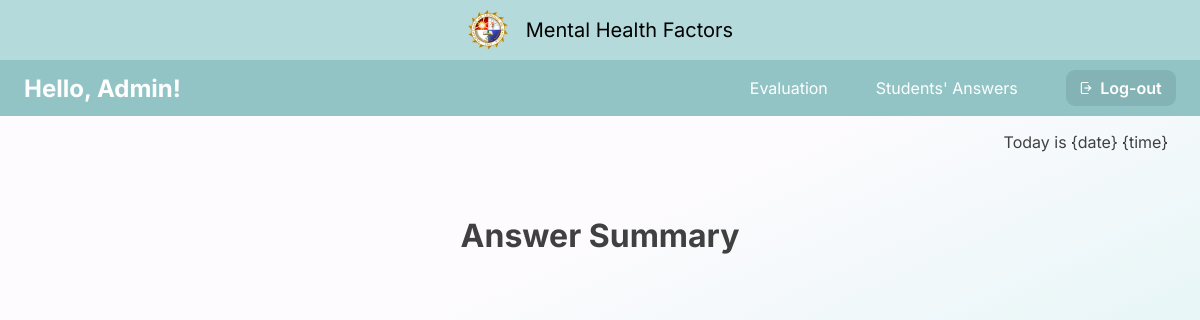
The page /student_answer/26 on the database as committed earlier.
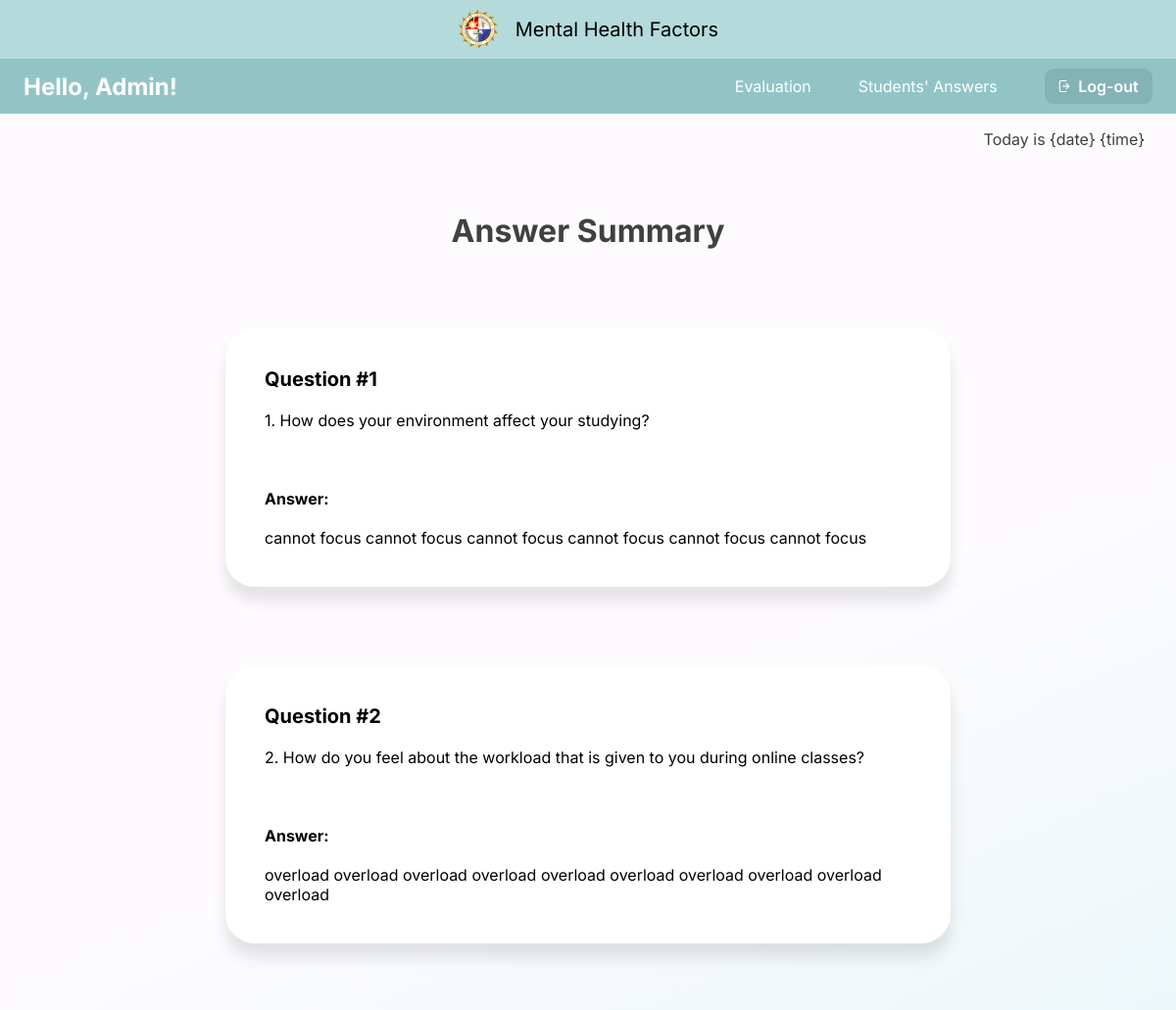
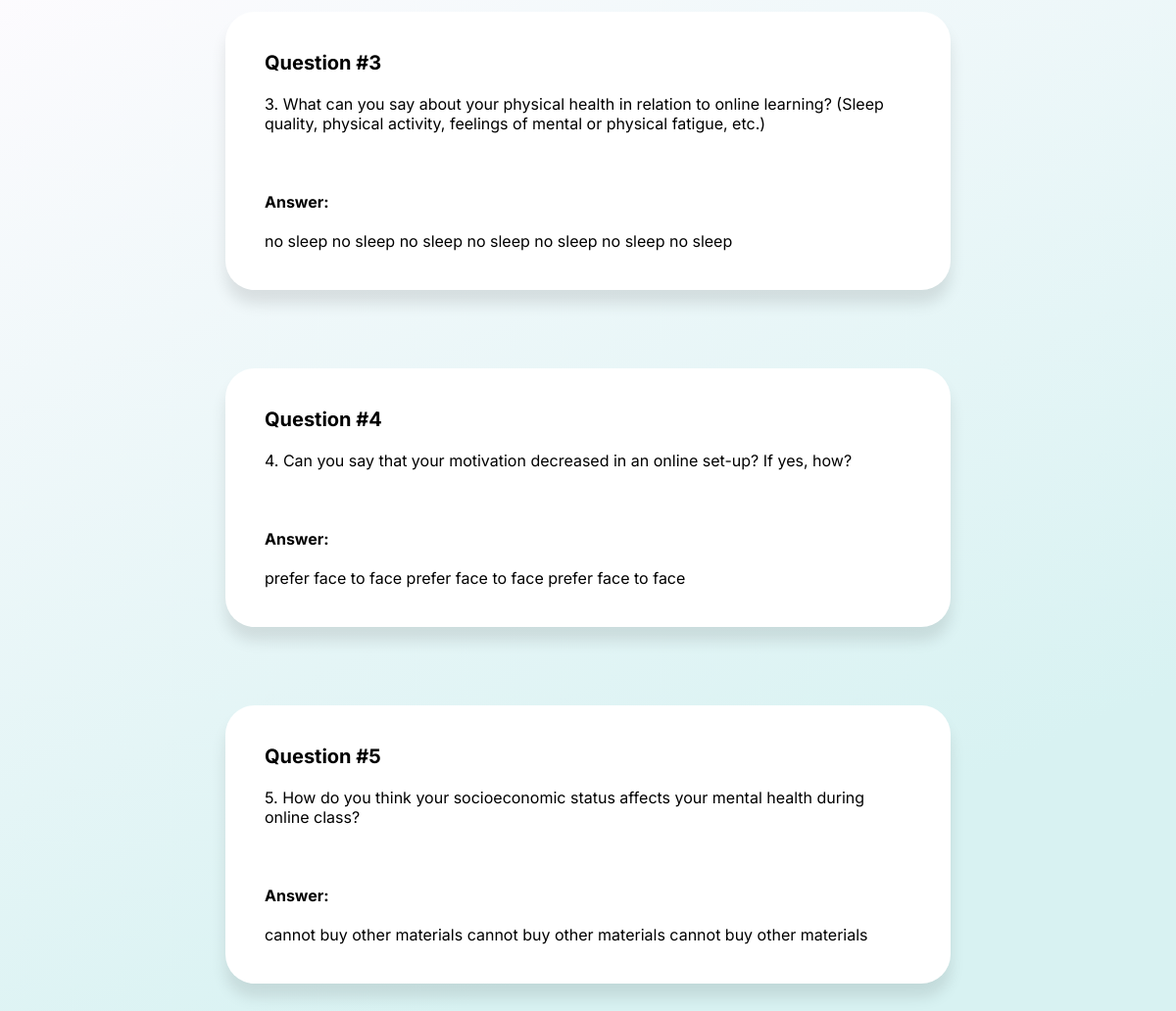
The same page on the database as committed later (2 pictures, top to bottom).
### capswebsite/models.py (models this page shows, shortened)
class Answers(models.Model):
    email_error_message = 'Email must be: @plm.edu.ph'
    email_regex = RegexValidator(
    regex=r'^[A-Za-z0-9._%+-]+@plm.edu.ph$',
    message=email_error_message
    )
    ID_error_message = 'Faculty ID must be entered in format: 20XXXXXXX'
    ID_regex = RegexValidator(
        regex=r'^20\d{7}$',
        message=ID_error_message
    )
    Year_CHOICES = (
        ('1', '1'),
        ('2', '2'),
        ('3', '3'),
        ('4', '4'),
        ('5', '5'),
        ('6', '6'),
    )
    email = models.EmailField(verbose_name="Email",max_length=60,validators=[email_regex],blank=True)
    firstName = models.CharField(max_length=100, verbose_name='First Name', null=True,blank=True)
    lastName = models.CharField(max_length=100, verbose_name='Last Name', null=True,blank=True)
    numberID = models.CharField(max_length=100,validators=[ID_regex], verbose_name='Number ID', null=True,blank=True)
    college= models.ForeignKey(College, verbose_name='College',null=True,blank=True,on_delete=models.CASCADE)
    course= models.ForeignKey(Course, verbose_name='Course',null=True,blank=True,on_delete=models.CASCADE)
    year = models.CharField(max_length=10, choices=Year_CHOICES, verbose_name='Year', null=True,blank=True)
    block = models.CharField(max_length=10, verbose_name='Block', null=True,blank=True)
    question1 = models.CharField(max_length=1000, verbose_name="question1",null=True, blank =True)
    question2 = models.CharField(max_length=1000, verbose_name="question2",null=True, blank =True)
    question3 = models.CharField(max_length=1000, verbose_name="question3",null=True, blank =True)
    question4 = models.CharField(max_length=1000, verbose_name="question4",null=True, blank =True)
    question5 = models.CharField(max_length=1000, verbose_name="question5",null=True, blank =True)

### capswebsite/views.py (the view)
# urls.py: re_path(r'^student_answer/(?P<pk>[a-zA-Z0-9]+$)', views.student_answer, name='student_answer'),
def student_answer(request, pk):
    answers = Answers.objects.filter(id=pk)
    context = {'answers':answers}
    return render(request, 'admin/student_answer.html',context)

### capswebsite/templates/admin/student_answer.html (shortened to what this page needs)
{% load static %}
{% include 'admin/admin_navbar.html' %}
{% block content %}
<p class="date-time">Today is {date} {time}</p>
<div class="title">Answer Summary</div>
        {% for ans in answers %}
        <div class="qna">
            <span>Question #1</span>
            <br><br>
            1. How does your environment affect your studying?
            <br><br><br><br>
            <label for="answer"><b>Answer:</b></label>
            <br><br>
            {{ans.question1}}
        </div>
        <div class="qna">
            <span>Question #2</span>
            <br><br>
            2. How do you feel about the workload that is given to you during online classes?
            <br><br><br><br>
            <label for="answer"><b>Answer:</b></label>
            <br><br>
            {{ans.question2}}
        </div>
        <div class="qna">
            <span>Question #3</span>
            <br><br>
            3. What can you say about your physical health in relation to online learning? (Sleep quality, physical activity, feelings of mental or physical fatigue, etc.)
            <br><br><br><br>
            <label for="answer"><b>Answer:</b></label>
            <br><br>
            {{ans.question3}}
        </div>
        <div class="qna">
            <span>Question #4</span>
            <br><br>
            4. Can you say that your motivation decreased in an online set-up? If yes, how?
            <br><br><br><br>
            <label for="answer"><b>Answer:</b></label>
            <br><br>
            {{ans.question4}}
        </div>
        <div class="qna">
            <span>Question #5</span>
            <br><br>
            5. How do you think your socioeconomic status affects your mental health during online class?
            <br><br><br><br>
            <label for="answer"><b>Answer:</b></label>
            <br><br>
            {{ans.question5}}
        </div>
{%endfor%}
{% endblock %}

Rows that differ between the two databases and show on the page:
added Answers: question1 "cannot focus cannot focus cannot focus cannot focus cannot focus cannot focus", question2 "overload overload overload overload overload overload overload overload overload overload", question3 "no sleep no sleep no sleep no sleep no sleep no sleep no sleep", question4 "prefer face to face prefer face to face prefer face to face", question5 "cannot buy other materials cannot buy other materials cannot buy other materials"
